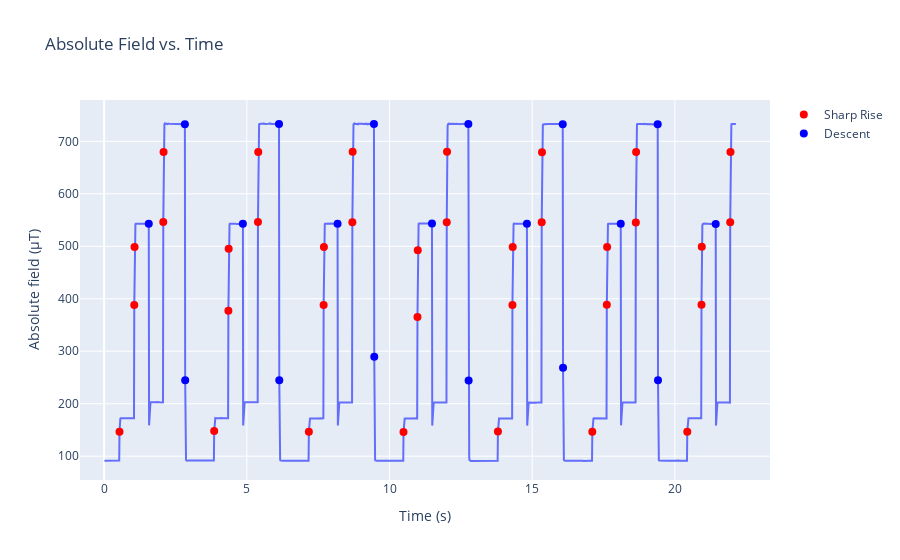

Notebook code for this chart:
### Code cell
# Line plot of absolute field vs time
fig = px.line(df_tracking, x='Time (s)', y='Absolute field (µT)', title="Absolute Field vs. Time",
              line_shape='linear', render_mode='svg')

fig.add_scatter(x=df_tracking.loc[rise_indices_tracking, 'Time (s)'],
                y=df_tracking.loc[rise_indices_tracking, 'Absolute field (µT)'],
                mode='markers', marker=dict(color='red', size=8), name='Sharp Rise')
fig.add_scatter(x=df_tracking.loc[descent_indices_tracking, 'Time (s)'],
                y=df_tracking.loc[descent_indices_tracking, 'Absolute field (µT)'],
                mode='markers', marker=dict(color='blue', size=8), name='Descent')

fig.show()

### Figure 1 — Plotly figure (JSON) as saved in the notebook; plotly's stock layout.template omitted (floating-point values rounded to 4 significant figures; data arrays with more than 128 entries replaced by an {"elided": "..."} marker saying what was removed)
{"data": [{"hovertemplate": "Time (s)=%{x}<br>Absolute field (µT)=%{y}<extra></extra>", "legendgroup": "", "line": {"color": "#636efa", "dash": "solid", "shape": "linear"}, "marker": {"symbol": "circle"}, "mode": "lines", "name": "", "orientation": "v", "showlegend": false, "type": "scatter", "x": {"elided": "2222 float values"}, "xaxis": "x", "y": {"elided": "2222 float values"}, "yaxis": "y"}, {"marker": {"color": "red", "size": 8}, "mode": "markers", "name": "Sharp Rise", "type": "scatter", "x": [0.5385, 1.057, 1.067, 2.073, 2.083, 3.856, 4.354, 4.364, 5.39, 5.4, 7.174, 7.692, 7.702, 8.698, 8.708, 10.49, 10.98, 10.99, 12.01, 12.02, 13.8, 14.31, 14.32, 15.33, 15.34, 17.11, 17.61, 17.62, 18.63, 18.64, 20.43, 20.93, 20.94, 21.94, 21.95], "y": [146.7, 388.1, 498.9, 546.2, 679.6, 147.8, 377.0, 495.3, 546.1, 679.7, 146.4, 388.3, 498.7, 545.9, 680.4, 146.0, 365.5, 492.4, 546.0, 680.2, 146.9, 388.3, 498.9, 545.7, 679.5, 146.4, 388.4, 498.9, 545.4, 679.9, 146.5, 388.5, 499.0, 545.6, 679.7]}, {"marker": {"color": "blue", "size": 8}, "mode": "markers", "name": "Descent", "type": "scatter", "x": [1.565, 2.83, 2.84, 4.862, 6.128, 6.138, 8.18, 9.455, 9.465, 11.49, 12.76, 12.77, 14.82, 16.07, 16.08, 18.1, 19.4, 19.41, 21.43], "y": [542.9, 732.7, 244.8, 542.8, 733.1, 244.9, 543.0, 733.1, 289.7, 543.2, 733.1, 244.4, 543.1, 732.7, 268.4, 542.8, 732.5, 244.6, 542.6]}], "layout": {"legend": {"tracegroupgap": 0}, "title": {"text": "Absolute Field vs. Time"}, "xaxis": {"anchor": "y", "domain": [0, 1], "title": {"text": "Time (s)"}}, "yaxis": {"anchor": "x", "domain": [0, 1], "title": {"text": "Absolute field (µT)"}}}}
